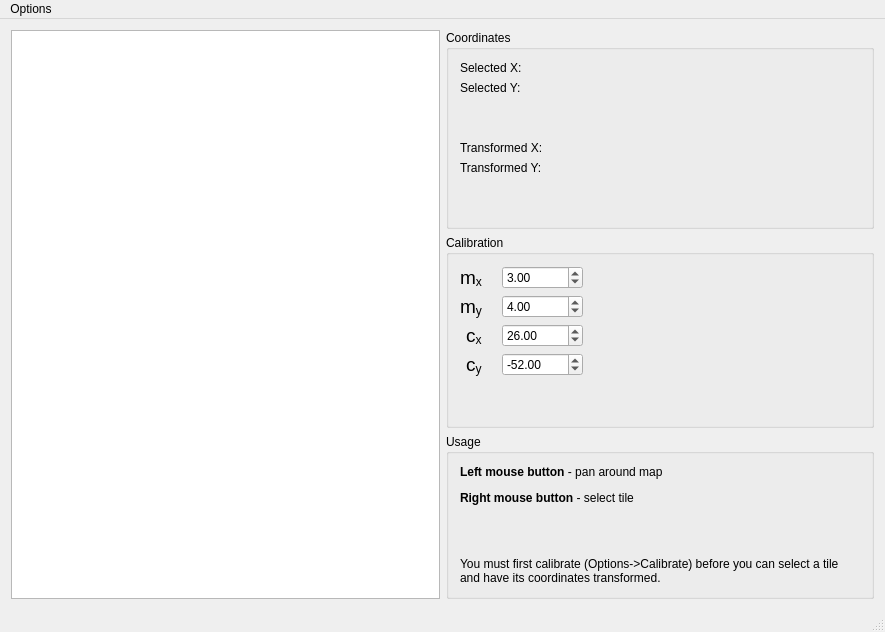
<?xml version="1.0" encoding="UTF-8"?>
<ui version="4.0">
 <class>MainWindow</class>
 <widget class="QMainWindow" name="MainWindow">
  <property name="geometry">
   <rect>
    <x>0</x>
    <y>0</y>
    <width>885</width>
    <height>632</height>
   </rect>
  </property>
  <property name="windowTitle">
   <string>SS13 Telescience Coordinator</string>
  </property>
  <widget class="QWidget" name="centralWidget">
   <layout class="QGridLayout" name="gridLayout">
    <item row="0" column="1">
     <widget class="QGroupBox" name="groupBox">
      <property name="sizePolicy">
       <sizepolicy hsizetype="Expanding" vsizetype="Expanding">
        <horstretch>0</horstretch>
        <verstretch>0</verstretch>
       </sizepolicy>
      </property>
      <property name="minimumSize">
       <size>
        <width>200</width>
        <height>0</height>
       </size>
      </property>
      <property name="title">
       <string>Coordinates</string>
      </property>
      <layout class="QGridLayout" name="gridLayout_3">
       <item row="1" column="0">
        <widget class="QLabel" name="label_2">
         <property name="text">
          <string>Selected Y:</string>
         </property>
        </widget>
       </item>
       <item row="1" column="2">
        <widget class="QLabel" name="label_oy">
         <property name="text">
          <string/>
         </property>
        </widget>
       </item>
       <item row="0" column="0">
        <widget class="QLabel" name="label">
         <property name="text">
          <string>Selected X:</string>
         </property>
        </widget>
       </item>
       <item row="3" column="0">
        <widget class="QLabel" name="label_7">
         <property name="text">
          <string>Transformed X:</string>
         </property>
        </widget>
       </item>
       <item row="0" column="2">
        <widget class="QLabel" name="label_ox">
         <property name="text">
          <string/>
         </property>
        </widget>
       </item>
       <item row="4" column="0">
        <widget class="QLabel" name="label_8">
         <property name="text">
          <string>Transformed Y:</string>
         </property>
        </widget>
       </item>
       <item row="3" column="2">
        <widget class="QLabel" name="label_tx">
         <property name="text">
          <string/>
         </property>
        </widget>
       </item>
       <item row="4" column="2">
        <widget class="QLabel" name="label_ty">
         <property name="text">
          <string/>
         </property>
        </widget>
       </item>
       <item row="5" column="0">
        <spacer name="verticalSpacer">
         <property name="orientation">
          <enum>Qt::Vertical</enum>
         </property>
         <property name="sizeHint" stdset="0">
          <size>
           <width>20</width>
           <height>40</height>
          </size>
         </property>
        </spacer>
       </item>
       <item row="2" column="0">
        <spacer name="verticalSpacer_2">
         <property name="orientation">
          <enum>Qt::Vertical</enum>
         </property>
         <property name="sizeType">
          <enum>QSizePolicy::Preferred</enum>
         </property>
         <property name="sizeHint" stdset="0">
          <size>
           <width>20</width>
           <height>40</height>
          </size>
         </property>
        </spacer>
       </item>
      </layout>
     </widget>
    </item>
    <item row="1" column="1">
     <widget class="QGroupBox" name="groupBox_2">
      <property name="sizePolicy">
       <sizepolicy hsizetype="Expanding" vsizetype="Expanding">
        <horstretch>0</horstretch>
        <verstretch>0</verstretch>
       </sizepolicy>
      </property>
      <property name="title">
       <string>Calibration</string>
      </property>
      <layout class="QFormLayout" name="formLayout">
       <property name="fieldGrowthPolicy">
        <enum>QFormLayout::ExpandingFieldsGrow</enum>
       </property>
       <property name="labelAlignment">
        <set>Qt::AlignRight|Qt::AlignTrailing|Qt::AlignVCenter</set>
       </property>
       <property name="formAlignment">
        <set>Qt::AlignLeading|Qt::AlignLeft|Qt::AlignTop</set>
       </property>
       <property name="horizontalSpacing">
        <number>20</number>
       </property>
       <item row="0" column="0">
        <widget class="QLabel" name="label_3">
         <property name="font">
          <font>
           <pointsize>14</pointsize>
          </font>
         </property>
         <property name="text">
          <string>&lt;html&gt;&lt;head/&gt;&lt;body&gt;&lt;p&gt;m&lt;span style=&quot; vertical-align:sub;&quot;&gt;x&lt;/span&gt;&lt;/p&gt;&lt;/body&gt;&lt;/html&gt;</string>
         </property>
        </widget>
       </item>
       <item row="2" column="0">
        <widget class="QLabel" name="label_4">
         <property name="font">
          <font>
           <pointsize>14</pointsize>
          </font>
         </property>
         <property name="text">
          <string>&lt;html&gt;&lt;head/&gt;&lt;body&gt;&lt;p&gt;m&lt;span style=&quot; vertical-align:sub;&quot;&gt;y&lt;/span&gt;&lt;/p&gt;&lt;/body&gt;&lt;/html&gt;</string>
         </property>
        </widget>
       </item>
       <item row="3" column="0">
        <widget class="QLabel" name="label_5">
         <property name="font">
          <font>
           <pointsize>14</pointsize>
          </font>
         </property>
         <property name="text">
          <string>&lt;html&gt;&lt;head/&gt;&lt;body&gt;&lt;p&gt;c&lt;span style=&quot; vertical-align:sub;&quot;&gt;x&lt;/span&gt;&lt;/p&gt;&lt;/body&gt;&lt;/html&gt;</string>
         </property>
        </widget>
       </item>
       <item row="4" column="0">
        <widget class="QLabel" name="label_6">
         <property name="font">
          <font>
           <pointsize>14</pointsize>
          </font>
         </property>
         <property name="text">
          <string>&lt;html&gt;&lt;head/&gt;&lt;body&gt;&lt;p&gt;c&lt;span style=&quot; vertical-align:sub;&quot;&gt;y&lt;/span&gt;&lt;/p&gt;&lt;/body&gt;&lt;/html&gt;</string>
         </property>
        </widget>
       </item>
       <item row="0" column="1">
        <widget class="QDoubleSpinBox" name="edit_mx">
         <property name="buttonSymbols">
          <enum>QAbstractSpinBox::UpDownArrows</enum>
         </property>
         <property name="minimum">
          <double>-32000.000000000000000</double>
         </property>
         <property name="maximum">
          <double>32000.000000000000000</double>
         </property>
         <property name="value">
          <double>3.000000000000000</double>
         </property>
        </widget>
       </item>
       <item row="2" column="1">
        <widget class="QDoubleSpinBox" name="edit_my">
         <property name="minimum">
          <double>-32000.000000000000000</double>
         </property>
         <property name="maximum">
          <double>32000.000000000000000</double>
         </property>
         <property name="value">
          <double>4.000000000000000</double>
         </property>
        </widget>
       </item>
       <item row="3" column="1">
        <widget class="QDoubleSpinBox" name="edit_cx">
         <property name="minimum">
          <double>-32000.000000000000000</double>
         </property>
         <property name="maximum">
          <double>32000.000000000000000</double>
         </property>
         <property name="value">
          <double>26.000000000000000</double>
         </property>
        </widget>
       </item>
       <item row="4" column="1">
        <widget class="QDoubleSpinBox" name="edit_cy">
         <property name="cursor">
          <cursorShape>ArrowCursor</cursorShape>
         </property>
         <property name="minimum">
          <double>-32000.000000000000000</double>
         </property>
         <property name="maximum">
          <double>32000.000000000000000</double>
         </property>
         <property name="value">
          <double>-52.000000000000000</double>
         </property>
        </widget>
       </item>
      </layout>
     </widget>
    </item>
    <item row="2" column="1">
     <widget class="QGroupBox" name="groupBox_3">
      <property name="title">
       <string>Usage</string>
      </property>
      <layout class="QVBoxLayout" name="verticalLayout">
       <item>
        <widget class="QLabel" name="label_9">
         <property name="text">
          <string>&lt;html&gt;&lt;head/&gt;&lt;body&gt;&lt;p&gt;&lt;span style=&quot; font-weight:600;&quot;&gt;Left mouse button&lt;/span&gt; - pan around map&lt;/p&gt;&lt;p&gt;&lt;span style=&quot; font-weight:600;&quot;&gt;Right mouse button&lt;/span&gt; - select tile&lt;/p&gt;&lt;p&gt;&lt;br/&gt;&lt;/p&gt;&lt;p&gt;You must first calibrate (Options-&amp;gt;Calibrate) before you can select a tile and have its coordinates transformed.&lt;/p&gt;&lt;/body&gt;&lt;/html&gt;</string>
         </property>
         <property name="wordWrap">
          <bool>true</bool>
         </property>
        </widget>
       </item>
      </layout>
     </widget>
    </item>
    <item row="0" column="0" rowspan="3">
     <widget class="QGraphicsView" name="graphicsView">
      <property name="mouseTracking">
       <bool>true</bool>
      </property>
      <property name="interactive">
       <bool>true</bool>
      </property>
      <property name="dragMode">
       <enum>QGraphicsView::ScrollHandDrag</enum>
      </property>
     </widget>
    </item>
   </layout>
  </widget>
  <widget class="QMenuBar" name="menuBar">
   <property name="geometry">
    <rect>
     <x>0</x>
     <y>0</y>
     <width>885</width>
     <height>24</height>
    </rect>
   </property>
   <widget class="QMenu" name="menuSS13_Telescience_Coordinator">
    <property name="title">
     <string>Options</string>
    </property>
    <addaction name="actionCalibrate"/>
    <addaction name="actionExit"/>
   </widget>
   <addaction name="menuSS13_Telescience_Coordinator"/>
  </widget>
  <widget class="QStatusBar" name="statusBar"/>
  <action name="actionCalibrate">
   <property name="text">
    <string>Calibrate</string>
   </property>
  </action>
  <action name="actionExit">
   <property name="text">
    <string>Exit</string>
   </property>
  </action>
 </widget>
 <layoutdefault spacing="6" margin="11"/>
 <resources/>
 <connections>
  <connection>
   <sender>actionExit</sender>
   <signal>triggered()</signal>
   <receiver>MainWindow</receiver>
   <slot>close()</slot>
   <hints>
    <hint type="sourcelabel">
     <x>-1</x>
     <y>-1</y>
    </hint>
    <hint type="destinationlabel">
     <x>442</x>
     <y>315</y>
    </hint>
   </hints>
  </connection>
 </connections>
</ui>
